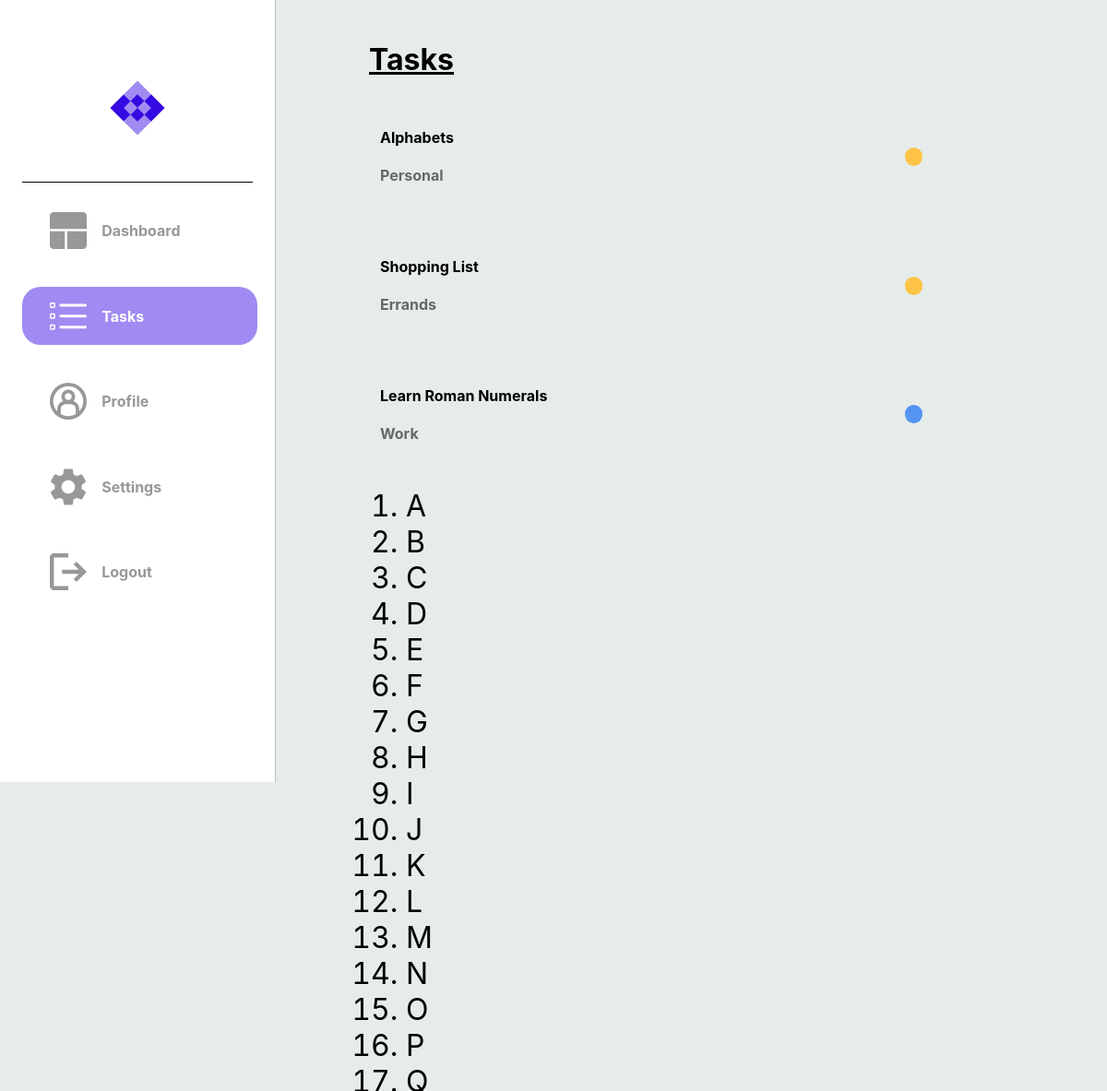
/tasks (signed in, upper part), run on an earlier commit of the app's database.
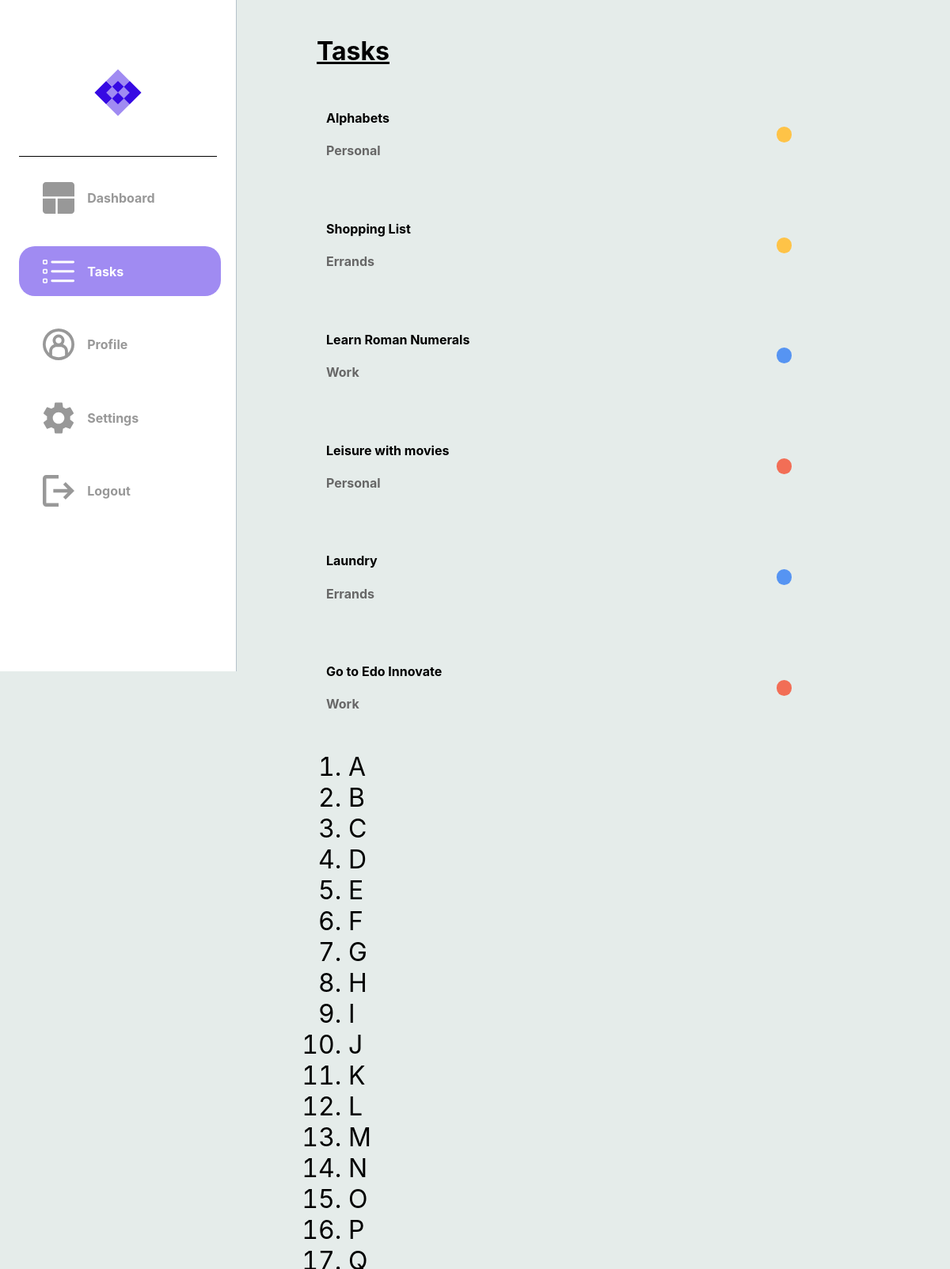
And on a later commit of the database.
### dotask/models.py (models this page shows)
class Task(db.Model):
    __tablename__ = "task"
    id = db.Column(db.Integer, primary_key=True)
    title = db.Column(db.String(100), nullable=False)
    description = db.Column(db.String(400), nullable=False)
    due_date = db.Column(db.Date, nullable=False)
    status = db.Column(Enum(TaskStatus))
    tag = db.Column(Enum(TaskTag))
    user_id = db.Column(db.Integer, db.ForeignKey('user.id'), nullable=False)
    user = relationship('User', back_populates='tasks')

### dotask/routes.py (the view)
@app.route("/tasks")
@login_required
def hello_tasks():
    tasks = Task.query.filter_by(user_id=current_user.id).all()
    if tasks:
        return render_template("tasks.html", tasks=tasks)
    else:
        return render_template("tasks.html")

### dotask/routes.py (called while the page is built)
@app.after_request
def after_request(response):
    response.headers["Cache-Control"] = "no-cache, no-store, must-revalidate"
    return response

@login_manager.user_loader
def load_user(user_id):
    return User.query.get(user_id)

### dotask/templates/tasks.html (shortened to what this page needs)
{% extends "layout.html" %}
{% block head %}
    <link rel="stylesheet" {% block css_tab_colour %} href="../static/page_css_folder/tasks.css">
    {% endblock %}
{% endblock %}
{% block task_image_colour %}
    <a class="a2" href="{{ url_for('hello_tasks') }}">
    <div id="logos">
        <img class="imgs" src="../static/tasks_active.svg">
        <h4 class="sidebar-text">Tasks</h4>
    </div>
    </a>
{% endblock task_image_colour %}
{% block tasks %}
    {% if tasks %}
        <h1 class="task-h1">Tasks</h1>
        {% for task in tasks %}
        <a href="">
        <div class="message-box">
            <div class="message">
                <h4> {{ task['title'] }} </h4>
                <h4 style="color: #676767;"> {{ task.tag.name }} </h4>
            </div>
            <div class="message-dot {% if task.status.name == 'In_Progress' %}progress-task
                {% elif task.status.name == 'Completed' %}completed-task
                {% elif task.status.name == 'Cancelled' %}cancelled-task
                {% else %}unknown-task
                {% endif %}">
            </div>
        </div>
        </a>
        {% endfor %}
    {% endif %}
{% endblock tasks %}

### dotask/templates/layout.html (shortened to what this page needs)
<!DOCTYPE html>
<html lang="en">
<head>
    <link rel="stylesheet" type="text/css" href="../static/fonts.css">
    <link rel="stylesheet" href="../static/layout.css" />
    {% block head %}{% endblock %}
</head>
<body>
    <div class="sidebar">
        <div id="logo">
            <img src="../static/Logo.svg" height="60px" width="60px">
        </div>
        <div>
            {% block dash_image_colour %}
            <a class="a1" href="{{ url_for('hello_dashboard') }}">
            <div id="logos">
                <img class="imgs" src="../static/dashboard.svg">
                <h4 class="sidebar-text">Dashboard</h4>
            </div>
            </a>
            {% endblock dash_image_colour %}
        </div>
        <div>
            {% block task_image_colour %}{% endblock task_image_colour %}
        </div>
        <div>
            {% block profile_image_colour %}
            <a class="a3" href="{{ url_for('hello_profile') }}">
            <div id="logos">
                <img class="imgs" src="../static/profile.svg">
                <h4 class="sidebar-text">Profile</h4>
            </div>
            </a>
            {% endblock profile_image_colour %}
        </div>
        <div>
            {% block settings_image_colour %}
            <a class="a4" href="{{ url_for('hello_settings') }}">
            <div id="logos">
                <img class="imgs" src="../static/settings.svg">
                <h4 class="sidebar-text">Settings</h4>
            </div>
            </a>
            {% endblock settings_image_colour %}
        </div>
        <div>
            <a href="{{ url_for('hello_logout') }}">
            <div id="logos">
                <img class="imgs" src="../static/logout.svg">
                <h4 class="sidebar-text">Logout</h4>
            </div>
            </a>
        </div>
    </div>
    <div id="content">
        {% block tasks %}
        {% endblock tasks %}
        {% block content %}
            <ol>
                <li>A</li>
                <li>B</li>
                <li>C</li>
                <li>D</li>
                <li>E</li>
                <li>F</li>
                <li>G</li>
                <li>H</li>
                <li>I</li>
                <li>J</li>
                <li>K</li>
                <li>L</li>
                <li>M</li>
                <li>N</li>
                <li>O</li>
                <li>P</li>
                <li>Q</li>
            </ol>
        {% endblock %}
    </div>
</body>
</html>

### dotask/static/layout.css (style rules this page uses)
@media (min-width: 768px) { body { margin: auto; padding: auto; background-color: #E5ECEA; display: flex; font-family: inter; } }
@media (min-width: 768px) { .sidebar { width: 250px; height: 100vh; padding: 2%; background-color: #FFFFFF; border-right: 1px #B5C2CA solid; position: fixed; display: block; justify-content: space-evenly; align-items: top; } }
@media (min-width: 768px) { .sidebar > div:nth-child(1) { display: none; } }
@media (min-width: 768px) { .sidebar > div { width: 100%; height: 10%; margin: 5% auto; border-radius: 20px; display: flex; justify-content: start; align-items: center; font-family: inter; } }
@media (min-width: 768px) { a { text-decoration: none; color: black; } }
@media (min-width: 768px) { .sidebar > div > a { width: 90%; text-decoration: none; } }
@media (min-width: 768px) { .sidebar > div > a > div { width: 100%; height: 10%; padding-left: 30px; margin: 5% auto; border-radius: 20px; } }
@media (min-width: 768px) { #logo { width: 100%; height: 20%; display: flex; justify-content: center; border-radius: 0px; border-bottom: 1px black solid; } }
@media (min-width: 768px) { #logos { width: 100%; display: grid; grid-template-columns: 1fr 3fr; align-items: center; } }
@media (min-width: 768px) { .sidebar-text { color: #989898; font-size: 1rem; } }
@media (min-width: 768px) { .imgs { height: 40px; width: 40px; } }
@media (min-width: 768px) { li { font-size: 2em; } }
@media (min-width: 768px) { #content { width: 600px; display: block; margin-top: 2%; padding-left: 400px; } }

### dotask/static/page_css_folder/tasks.css (style rules this page uses)
.a2 > div { background-color: #A08BF2; width: 100%; height: 10%; padding-left: 30px; margin: 5% auto; border-radius: 20px; color: white; }
.a2 > div > h4 { color: white; }
.a2 > div > img { fill: #FFFFFF; }
.task-h1 { text-decoration: underline; }
.message-box { width: 100%; display: flex; margin-top: 2%; padding-right: 10%; display: flex; justify-content: center; align-items: center; }
.message { width: 100%; padding: 2%; border-radius: 5px; display: block; justify-content: center; align-items: center; }
.message-dot { width: 20px; height: 20px; border-radius: 50px; }
.progress-task { background-color: #FEC347; }
.completed-task { background-color: #5694F2; }
.cancelled-task { background-color: #F26E56; }

What changed in the data, as far as the page shows it:
added Task: title "Leisure with movies", tag.name "Personal"
added Task: title "Laundry", tag.name "Errands"
added Task: title "Go to Edo Innovate", tag.name "Work"
